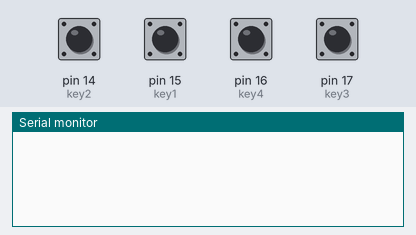
Bench run of a sketch on a simulated Arduino Uno, built with avr-gcc and run on an emulated ATmega328P. On the bench: the last lines printed to the serial monitor. The test bench sets the inputs (shaded band); at power-on: pin 14 (key2), pin 15 (key1), pin 16 (key4), pin 17 (key3) HIGH.

Above: at 1.2 s.
1.3 s: pin 14 (key2) pulled LOW for 0.15 s
At 2.0 s:
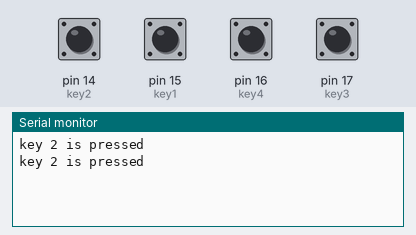
2.9 s: pin 15 (key1) pulled LOW for 0.15 s
At 4.2 s:
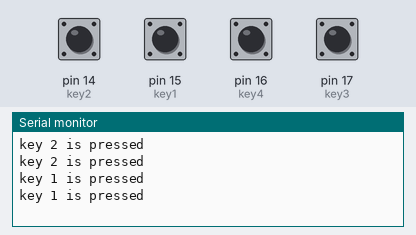
4.5 s: pin 16 (key4) pulled LOW for 0.15 s
At 5.7 s:
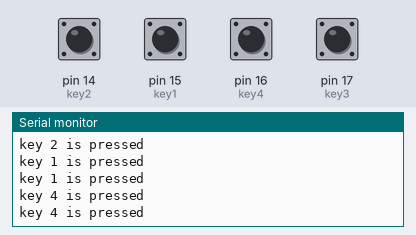
6.1 s: pin 17 (key3) pulled LOW for 0.15 s
At 6.9 s:
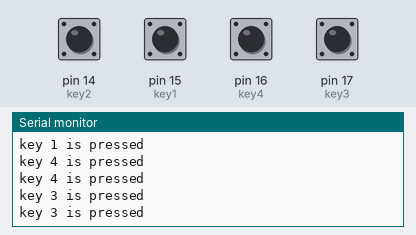
Timing chart, 0 to 8.7 s (numbered marks = the images above; inputs shaded):
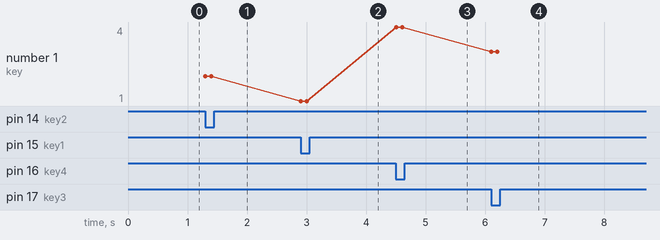

The sketch:

KEYPAD_TEST.ino
```cpp
#define key1 15 //connect wire 1 to pin 2
#define key2 14 //connect wire 2 to pin 3
#define key3 17 //connect wire 3 to pin 4
#define key4 16 //connect wire 4 to pin 5

void setup() {
 Serial.begin(9600);
 pinMode(key1, INPUT_PULLUP);// set pin as input
 pinMode(key2, INPUT_PULLUP);// set pin as input
 pinMode(key3, INPUT_PULLUP);// set pin as input
 pinMode(key4, INPUT_PULLUP);// set pin as input
}

void loop() {
  int key1S = digitalRead(key1);// read if key1 is pressed
  int key2S = digitalRead(key2);// read if key1 is pressed
  int key3S = digitalRead(key3);// read if key1 is pressed
  int key4S = digitalRead(key4);// read if key1 is pressed

  if(!key1S){
    Serial.println("key 1 is pressed");
  }
  if(!key2S){
    Serial.println("key 2 is pressed");
  }
  if(!key3S){
    Serial.println("key 3 is pressed");
  }
  if(!key4S){
    Serial.println("key 4 is pressed");
  }
  delay(100);
}
```

Measured:
- after the input at 1.3 s, the serial monitor: prints a new line at once (image 1)
- after the input at 2.9 s, the serial monitor: prints a new line at once (image 2)
- after the input at 4.5 s, the serial monitor: prints a new line at once (image 3)
- after the input at 6.1 s, the serial monitor: prints a new line at once (image 4)
- plotted number 1: 2 → 1 after the input at 2.9 s, 1 → 4 after the input at 4.5 s, 4 → 3 after the input at 6.1 s
